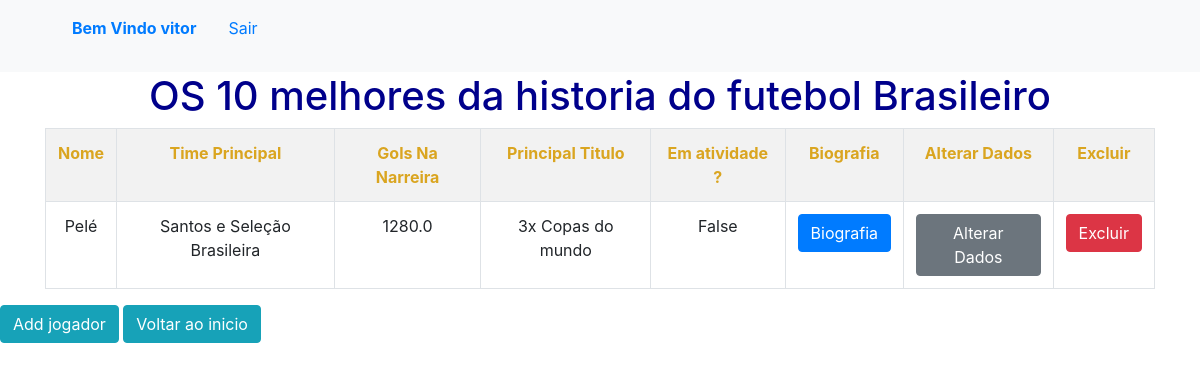
Screenshot of /lista_brasil/ (signed in) with the database file from the repository.
### lista_jogadores/models.py (models this page shows)
class Melhores_Do_Brasil(models.Model):
    nome = models.TextField()
    time_principal = models.TextField()
    gols_na_carreira = models.FloatField()
    principal_titulo = models.TextField()
    ainda_joga = models.BooleanField()
    extras = models.TextField()

### lista_jogadores/views.py (the view)
# urls.py: path('lista_brasil/', views.lista_brasil, name= 'lista_brasil'),
@login_required
def lista_brasil(request):
    melhores_jogadores = {
    'dados' : Melhores_Do_Brasil.objects.all()
        }
    return render (request,'lista_brasil/template.html',melhores_jogadores)

### lista_jogadores/templates/lista_brasil/template.html (shortened to what this page needs)
{% extends 'base.html' %}
{% block conteudo %}
<div>
    <h1 style="color: darkblue; text-align: center;"> OS 10 melhores da historia do futebol Brasileiro </h1>
    <div class="container">
    <table class = "table table-striped table-bordered" style="text-align: center;">
        <tr>
            <th style="color: goldenrod">Nome</th>
            <th style="color: goldenrod">Time Principal</th>
            <th style="color: goldenrod">Gols Na Narreira</th>
            <th style="color: goldenrod">Principal Titulo</th>
            <th style="color: goldenrod">Em atividade ?</th>
            <th style="color: goldenrod">Biografia</th>
            <th style="color: goldenrod">Alterar Dados </th>
            <th style="color: goldenrod">Excluir</th>
        </tr>
        {% for dados in dados %}
        <tr>
            <td>{{dados.nome}}</td>
            <td>{{dados.time_principal}}</td>
            <td>{{dados.gols_na_carreira}}</td>
            <td>{{dados.principal_titulo}}</td>
            <td>{{dados.ainda_joga}}</td>
            <td><button  class="button: btn btn-primary"><a style="color: white" href= "{% url 'brasil' dados.id %} " > Biografia </a></button></td>
            <td><button class="button: btn btn-secondary"><a style="color:white" href= "{% url 'alterar_lista_Brasil' dados.id %} " > Alterar Dados </a></button></td>
            <td><button class="button: btn btn-danger"><a style="color:white" href= "{% url 'excluir_Brasil' dados.id %}  "> Excluir </a></button></td>
        </tr>
        {% endfor %}
        </table>
    </div>
    <td><button class ="btn btn-info" style="margin-bottom: 20px;"><a style="color: white;" href= "{% url 'novo_jogador_Brasil' %} " > Add jogador </a></button></td>
    <td><button class="btn btn-info" style="margin-bottom: 20px;"><a style="color: white;" href= "{% url 'inicio' %} " > Voltar ao inicio </a></button></td>
</div>
{% endblock %}

### lista_jogadores/templates/base.html (shortened to what this page needs)
<!doctype html>
<html lang="en">
  <head>
    <link rel="stylesheet" href="https://cdn.jsdelivr.net/npm/bootstrap@4.6.2/dist/css/bootstrap.min.css">
  </head>
  <body>
    <nav class="navbar navbar-light bg-light">
      <ul style = "list-style: none" >
        {% if user.is_authenticated %}
        <strong style ="float: left"><a class= "nav-item nav-link" > Bem Vindo {{user.get_username}} </a>
        </strong>
        <li style ="float: left"><a class= "nav-item nav-link" href= "{% url 'logout' %}"> Sair </a>
        </li>
        {% else %}
        <li style ="float: left"><a class= "nav-item nav-link" href= "{%  url 'login' %}"> Login </a>
        </li>
        <li style ="float: left"><a class= "nav-item nav-link" href= "{%  url 'novo_usuario' %}"> Fazer Cadastro </a>
        </li>
        {% endif %}
      </ul>
    </nav>
    {% block conteudo %}
    {% endblock  %}
  </body>
</html>

### rows the page displays
Melhores_Do_Brasil: nome "Pelé", time_principal "Santos e Seleção Brasileira", gols_na_carreira "1280.0", principal_titulo "3x Copas do mundo", ainda_joga "False"

### other values shown
{{ user.get_username }} "vitor"
